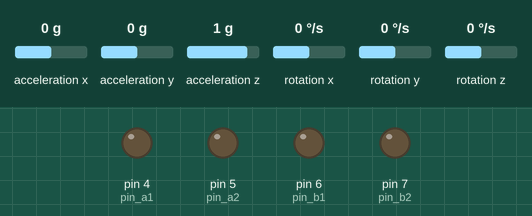
Recording of a sketch running on a simulated Arduino Uno, built with avr-gcc and run on an emulated ATmega328P. Shown: output pins drawn as LEDs (lit = HIGH). The test bench sets the inputs (shaded band); at power-on: rotation y 0 °/s, acceleration x 0 g, acceleration y 0 g, acceleration z 1 g, rotation x 0 °/s, rotation z 0 °/s. What the sketch prints to the serial monitor is not drawn.

Above: at 1.2 s.
1.3 s: rotation y set to 7 °/s
At 1.76 s:
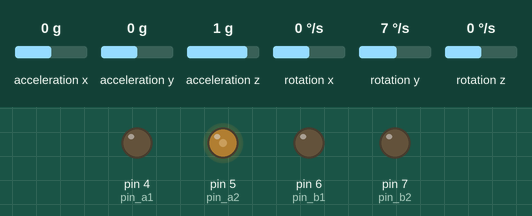
At 2.97 s:
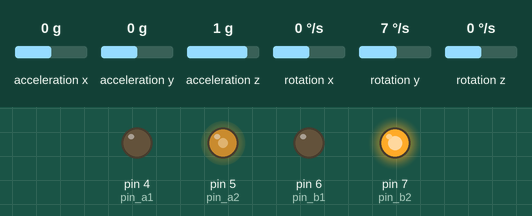
4.3 s: acceleration x set to -1.4 g
At 5.4 s:
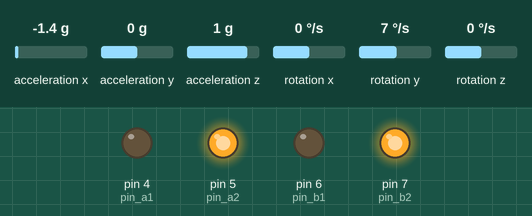
Timing chart, 0 to 7.3 s (numbered marks = the images above; inputs shaded):
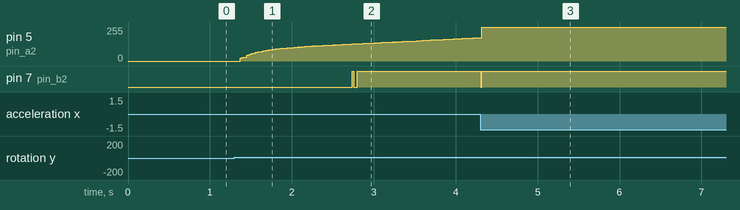

Measured:
- after the input at 1.3 s, pin 7 (pin_b2): LOW → HIGH after 1.4 s, → LOW 0.02 s later, → HIGH 0.04 s later
- after the input at 4.3 s, pin 7 (pin_b2): HIGH → LOW at once, → HIGH 0.01 s later

The sketch:

selfBalancingROBOT.ino
```cpp
/*Author:Love panta
 *
 * created:16/6/2020
 */
#include"I2Cdev.h"
#include"Wire.h"
#include "MPU6050_6Axis_MotionApps20.h"
MPU6050 acgy;
uint16_t ax,ay,az;
uint16_t gx,gy,gz;
int pin_a1=4;
int pin_a2=5;
int pin_b1=6;
int pin_b2=7;
int accPitch,accRoll;
int setpoint;
uint32_t Time=0;
double gyroYvalue=0;
float gyroYrate=0;
double combineread;
int Max=255;
int Min=-255;
double Iterm=0;
double kp=60;
double ki=20;
double kd=0.8;
double lastinput=0;
float previoustime=0;
float dt=0;
double output;
void setup() {
  Wire.begin();
  Serial.begin(115200);
  acgy.initialize();
  Serial.print(acgy.testConnection()?"connection Successfull":"doesnot connected");
  pinMode(pin_a1,OUTPUT);
  pinMode(pin_a2,OUTPUT);
  pinMode(pin_b1,OUTPUT);
  pinMode(pin_b2,OUTPUT);
   acgy.calibrateGyro();
    acgy.setThreshold(3);
   acgy.getMotion6(&ax,&ay,&az,&gx,&gy,&gz);
   accPitch = atan2(-ay,az) * RAD_TO_DEG;
   setpoint=accPitch;
    Time=millis();
}

void loop() {
 acgy.getMotion6(&ax,&ay,&az,&gx,&gy,&gz);

   accPitch = (atan2(ax,az)) * RAD_TO_DEG;
   gyroYrate=gy/131.0;
   gyroYvalue=gyroYrate*(millis()-Time)/1000;
    Time=millis();
   combineread=0.98*(combineread+gyroYvalue)+(1-0.98)* accPitch ; // complementary filter
      Serial.print('\n');
      Serial.print(accPitch);
      output=Compute(combineread);

     SpeedControl(output);
}
double Compute(double input)
{  double error=setpoint-input;
   dt=millis()-previoustime;
   previoustime=millis();

    Iterm+=(error*ki*dt)/1000.0;
    if(Iterm>Max)
      Iterm=Max;
     else if(Iterm<Min)
       Iterm=Min;
    double change=input-lastinput;
     output=Iterm+kp*error+((change*kd*1000)/dt);
    if(output>Max)
     output=Max;
     else if(output<Min)
     output=Min;
     lastinput=input;
     return output;

}
 void SpeedControl(double output)
{
 if(output>0)
  {analogWrite(pin_a1,output);
  analogWrite(pin_a2,0);
  analogWrite(pin_b1,output);
  analogWrite(pin_b2,0);}
  else if(output<0){
    analogWrite(pin_a1,0);
  analogWrite(pin_a2,-output);
  analogWrite(pin_b1,0);
  analogWrite(pin_b2,-output);}
  else
   {analogWrite(pin_a1,0);
  analogWrite(pin_a2,0);
  analogWrite(pin_b1,0);
  analogWrite(pin_b2,0);}

}
```
